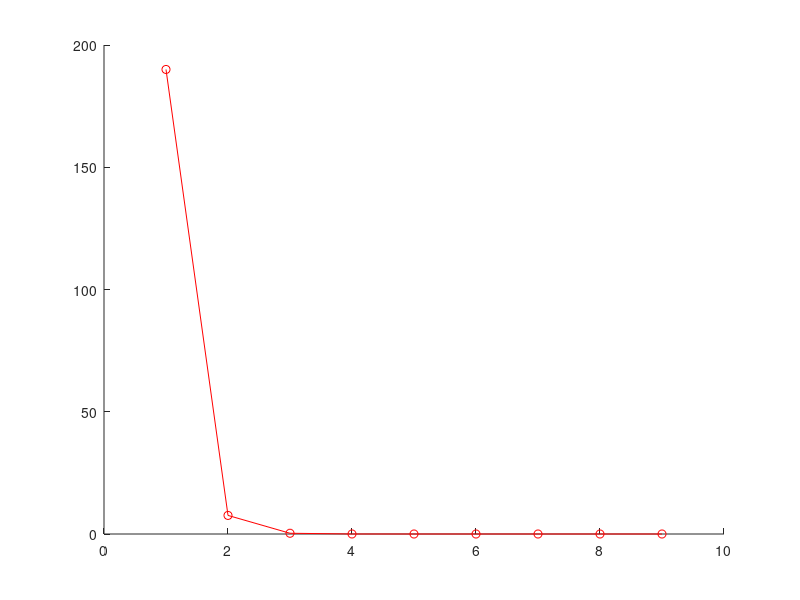

Reproduce this figure in MATLAB. (Note: this script raises an error after producing the figure.)
%%
%Partie 1 - Algorithme de descente de gradient
clear variables;close all;

n=7;


x = -2:0.1:2;
y = x;

for k=0:n
   x_k=floor(10*rand(n,1));
end

f = @(x)((x'*x));
df = @(x)(2*x);

grad = df(x_k);
lambda =0.4;
epsilon = 10^-4;

figure(1)
hold on; 
if length(x_k) == 1
    plot(x,x.^2,'--');
elseif length(x_k) == 2
    [X,Y] = meshgrid(x,y);
    Z=X.^2+Y.^2;
    mesh(X,Y,Z);
    view(-30,60);
    grid on;
end
    
fcost = f(x_k);
i = 0;
while epsilon < norm(grad)
    i=i+1;
    x_k = x_k - lambda * df(x_k);
    grad = 2*x_k;
    
    if length(x_k) == 1
        stem(x_k,f(x_k),'r');
    elseif length(x_k) == 2
        plot3(x_k(1),x_k(2),f(x_k), 'ro');
        x_k(1);
        x_k(2);
    else
        fcost = [fcost,f(x_k)];
    end
end

if length(x_k) > 2
    plot(fcost,'r-o')
end
disp(i);
disp(x_k);
%%
%Partie 2 - Descente de gradient pour la résolution de PB d'optimisation
%lisses
clear variables;close all;  %Début de programme
addpath('matrices/')        %Ajout des dossier
addpath('operators/')       %Ajout des dossier

x = linspace(-5,5,100)';    %Vecteur x (abscisse)
x_bar = sin(x);             %Signal véritée terrain
H_floue=matH(size(x_bar),'gaussian',3); %Noyaux de floue
n = 0.1*randn(size(x_bar)); %Bruit normal

z = H_floue * x_bar + n;    %Signal Observé

figure(2);hold on;          %Affichage du signal observé et du réel
plot(x,x_bar,'r','Linewidth',3)
plot(x,z,'b')

%CORRECTION AU SENS DES MOINDRES CARREE
x_corrigee = (H_floue'*H_floue)\(H_floue'*(z)); %Correction du signal observé au sens des moindre carrée
plot(x,x_corrigee,'g','Linewidth',1)    %Affichage

%CORRECTION AVEC LA DESCENTE DE GRADIENT
g = @(x)(z);
dg = @(x)(2.*H_floue'*(H_floue*x-z));

grad = dg(x_bar);   %Initialisation (pour la boucle for)
lambda = 0.4;       %Paramétrisation du lambda ( Pas)
epsilon = 10^-4;    %Précision    
gcost = g(x_bar);   %Fonction de couts
i = 0;
x_chapeau = randn(size(x_bar));

while epsilon < norm(grad)
    i=i+1;
    x_chapeau = x_chapeau - lambda * dg(x_chapeau);
    grad = dg(x_chapeau);    
    gcost = [gcost,g(x_bar)];
end

plot(x,x_chapeau,'r--')

%2.2 Résolution du modèle de Tikhonov 1D

Gamma = matGamma(size(x),'Laplacian');
lam = 0.1356;

l = @(x)(z);
dl = @(x)(2.*H_floue'*(H_floue*x-z)+lam*(2*Gamma')*Gamma*x);

grad = dl(x_bar);   %Initialisation (pour la boucle for)
lambda = 0.4;       %Paramétrisation du lambda ( Pas)
lcost = l(x_bar);   %Fonction de couts
i = 0;
x_chapeau = z;

while epsilon < norm(grad)
    i=i+1;
    x_chapeau = x_chapeau - lambda * dl(x_chapeau);
    grad = dl(x_chapeau);    
    lcost = [lcost,l(x_bar)];
end

plot(x,x_chapeau,'c-')

%CORRECTION AU SENS DES MOINDRES CARREE (Formule de Tikhonov)
x_corrigee_tik = (((H_floue'*H_floue)+((lam*Gamma')*Gamma))\(H_floue*z)); %Correction du signal observé au sens des moindre carrée
plot(x,x_corrigee_tik,'m--','Linewidth',1)    %Affichage
legend("x bar(vérité terrain)","z (observation)","Moindre Carrée (Équation Normal sans régul)","Descente de Gradient (sans régul)","Descente de Gradient (AVEC régul)","Moindre Carrée (Équation Normal AVEC régul)")



%2.3 Résolution du modèle de Tikhonov 2D

Img = im2double(imread('cameraman.tif'));

x_bar = Img;
n = 0.1*randn(size(x_bar)); %Bruit normal

z = opH(x_bar, "gaussian",7) + n;    %Signal Observé

figure(3);hold on;          %Affichage du signal observé et du réel
subplot(231);imshow(Img)
subplot(232);imshow(z)

x_chapeau=randn(size(x_bar));

lam =0.05;

%l = @(x)(z);
%dl = @(x)(2.*H_floue'*(H_floue*x-z)+lam*(2*Gamma')*Gamma*x);

gradi = @(x)(z);
dgradi = @(x)(2*opHt(opH(x,"gaussian",7)-z,"gaussian",7)  +  lam*(2*opLt(opL(x))));

grad = dgradi(z);   %Initialisation (pour la boucle for)
lambda = 0.01;       %Paramétrisation du lambda ( Pas)
TowDcost = gradi(z);   %Fonction de couts
i = 0;
 
while 1e-4 < norm(grad)
    i=i+1;
    x_chapeau = x_chapeau - lambda * grad;
    grad = dgradi(x_chapeau);    
%     TowDcost = [TowDcost,gradi(x_chapeau)];
end
subplot(2,3,3);imshow(x_chapeau) 
subplot(2,3,[4,5,6]);plot(TowDcost,'r-o')
